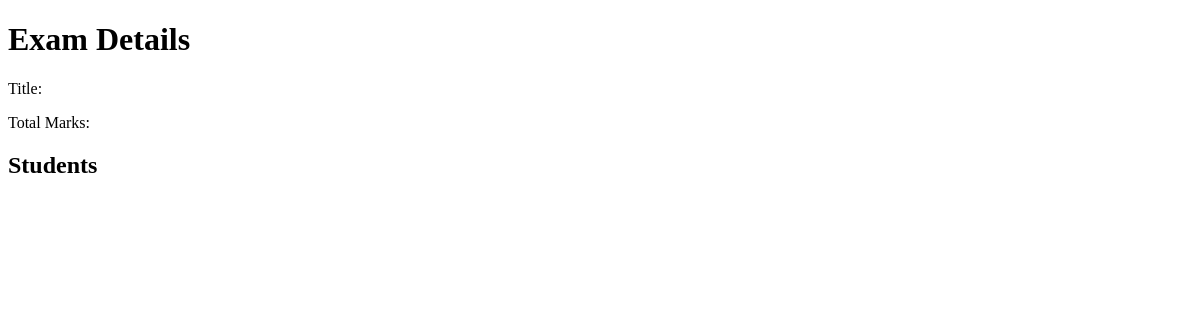
The app's page /exam_details/5 (signed in), older data.
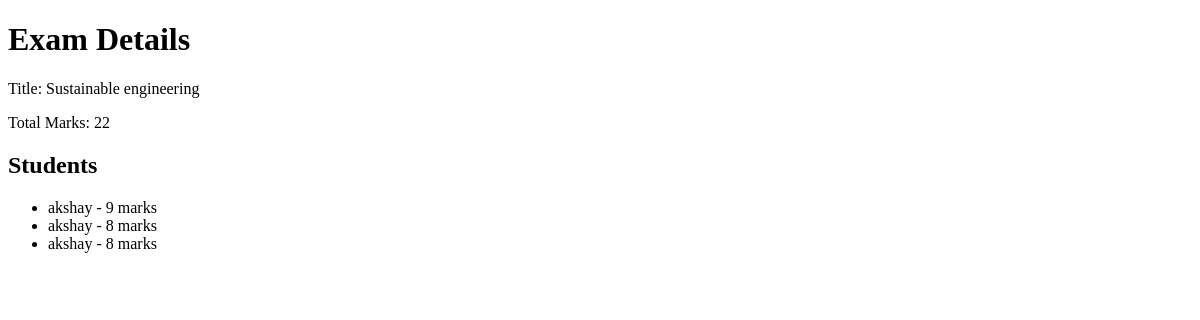
The same page, newer data.
### tables this page shows
CREATE TABLE Exam (
                            id INTEGER PRIMARY KEY AUTOINCREMENT,
                            teacher_id INTEGER,
                            title TEXT,
                            total_marks INTEGER);

CREATE TABLE Attended (
                            id INTEGER PRIMARY KEY AUTOINCREMENT,
                            student_id INTEGER,
                            exam_id INTEGER,
                            earned_total INTEGER);

CREATE TABLE Student (
                            id INTEGER PRIMARY KEY AUTOINCREMENT,
                            username TEXT,
                            reg_no TEXT,
                            email TEXT,
                            password TEXT);

### moved/app.py (the view)
@app.route('/exam_details/<int:exam_id>')
def exam_details(exam_id):
    if 'teacher_id' not in session:
        return redirect('/login_teacher')
    with sqlite3.connect('database.db') as conn:
        cursor = conn.cursor()
        cursor.execute("SELECT * FROM Exam WHERE id = ?", (exam_id,))
        exam = cursor.fetchone()
        cursor.execute("SELECT Student.username, Attended.earned_total FROM Attended JOIN Student ON Attended.student_id = Student.id WHERE Attended.exam_id = ?", (exam_id,))
        students = cursor.fetchall()
    return render_template('exam_details.html', exam=exam, students=students)

### moved/templates/exam_details.html (shortened to what this page needs)
<!DOCTYPE html>
<html>
<head>
</head>
<body>
    <h1>Exam Details</h1>
    <p>Title: {{ exam[2] }}</p>
    <p>Total Marks: {{ exam[3] }}</p>
    <h2>Students</h2>
    <ul>
        {% for student in students %}
            <li>{{ student[0] }} - {{ student[1] }} marks</li>
        {% endfor %}
    </ul>
</body>
</html>

Row changes from the older to the newer data that the page shows:
added Exam: title "Sustainable engineering", total_marks "22"
added Attended: username "akshay", earned_total "9"
added Attended: username "akshay", earned_total "8"
added Attended: username "akshay", earned_total "8"
